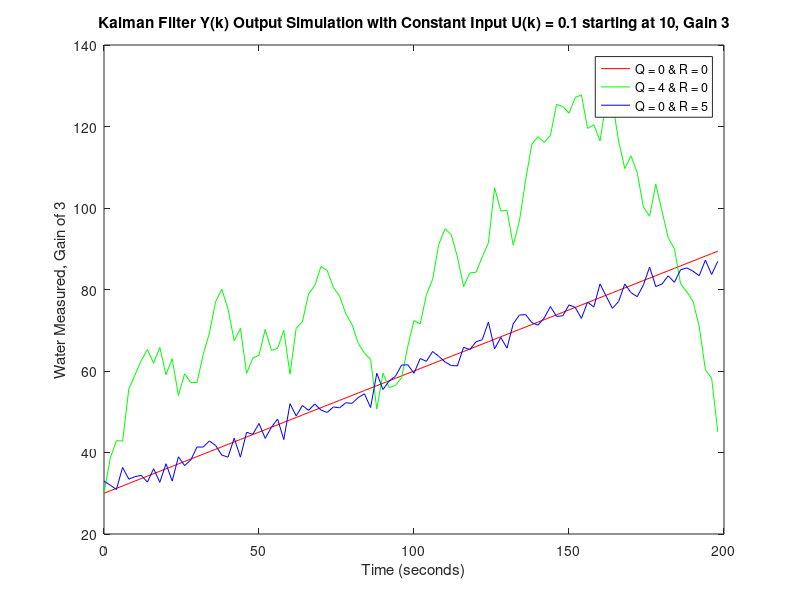

This figure's MATLAB source:
% Define system matrices

A = 1;
B = 2;
C = 3;
D = 0;

Uk = 0.1;   % real input trickle

% Initialize state estimate and covariance estimate
% P = 10;

% Simulate system dynamics and measurement
N = 100;
timestep = 2;               % time step duration in seconds
time = timestep * (0:N-1);  % time axis for plot

% create 2D array
x = zeros(3, N);

y = zeros(3, N);

arr_Rand_Noise = randn(100, 1);

for i = 1:3
    if i == 1
        Q = 0;
        R = 0;
    elseif i == 2
        Q = 4;
        R = 0;
    else
        Q = 0;
        R = 5;
    end

    % Generate process noise
    w = sqrt(Q) * arr_Rand_Noise;

    % Generate measurement noise
    v = sqrt(R) * arr_Rand_Noise;

    % Initial state estimate
    x(i,1) = 10;
    

    for k = 1:N-1
        % True system dynamics with process noise
        x(i,k+1) = A*x(i,k) + B*Uk + w(k);
        % Measured output with measurement noise
        y(i,k) = C*x(i,k) + D*Uk + v(k);
        % Update state estimate and covariance estimate using Kalman filter equations
        % K = P*H'/(H*P*H' + R);
        % x(k+1) = A*x(k) + B*Uk + K*(y_meas(k) - H*(A*x(k) + B*Uk));
        % P = (eye(1) - K*H)*P*(eye(1) - K*H)' + K*R*K';
    end

    % cover the last data point
    y(i,N) = C*x(i,N) + D*Uk + v(N);
end

% Plot results
figure;
plot(time, y(1,:), '-r', time, y(2,:), '-g', time, y(3,:), '-b');
legend('Q = 0 & R = 0', 'Q = 4 & R = 0', 'Q = 0 & R = 5');
title('Kalman Filter Y(k) Output Simulation with Constant Input U(k) = 0.1 starting at 10, Gain 3');
xlabel('Time (seconds)');
ylabel('Water Measured, Gain of 3');